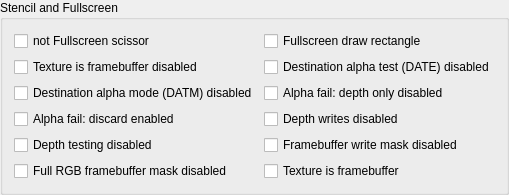
          <widget class="QGroupBox" name="stereoDebugStencil">
           <property name="title">
            <string>Stencil and Fullscreen</string>
           </property>
           <layout class="QGridLayout" name="stereoDebugStencilLayout">
            <item row="0" column="0">
             <widget class="QCheckBox" name="stereoRejectFullscreenScissor">
              <property name="text">
               <string>not Fullscreen scissor</string>
              </property>
              <property name="toolTip">
               <string>Select draws satisfying: not Fullscreen scissor. The chosen debug action applies when any checked condition matches.</string>
              </property>
             </widget>
            </item>
            <item row="0" column="1">
             <widget class="QCheckBox" name="stereoRejectFullscreenDraw">
              <property name="text">
               <string>Fullscreen draw rectangle</string>
              </property>
              <property name="toolTip">
               <string>Select draws satisfying: Fullscreen draw rectangle. The chosen debug action applies when any checked condition matches.</string>
              </property>
             </widget>
            </item>
            <item row="1" column="0">
             <widget class="QCheckBox" name="stereoStencilRequireTexIsFb">
              <property name="text">
               <string>Texture is framebuffer disabled</string>
              </property>
              <property name="toolTip">
               <string>Select draws satisfying: Texture is framebuffer disabled. The chosen debug action applies when any checked condition matches.</string>
              </property>
             </widget>
            </item>
            <item row="1" column="1">
             <widget class="QCheckBox" name="stereoStencilRequireDate">
              <property name="text">
               <string>Destination alpha test (DATE) disabled</string>
              </property>
              <property name="toolTip">
               <string>Select draws satisfying: Destination alpha test (DATE) disabled. The chosen debug action applies when any checked condition matches.</string>
              </property>
             </widget>
            </item>
            <item row="2" column="0">
             <widget class="QCheckBox" name="stereoStencilRequireDatm">
              <property name="text">
               <string>Destination alpha mode (DATM) disabled</string>
              </property>
              <property name="toolTip">
               <string>Select draws satisfying: Destination alpha mode (DATM) disabled. The chosen debug action applies when any checked condition matches.</string>
              </property>
             </widget>
            </item>
            <item row="2" column="1">
             <widget class="QCheckBox" name="stereoStencilRequireAfailZbOnly">
              <property name="text">
               <string>Alpha fail: depth only disabled</string>
              </property>
              <property name="toolTip">
               <string>Select draws satisfying: Alpha fail: depth only disabled. The chosen debug action applies when any checked condition matches.</string>
              </property>
             </widget>
            </item>
            <item row="3" column="0">
             <widget class="QCheckBox" name="stereoStencilRequireAfailNotKeep">
              <property name="text">
               <string>Alpha fail: discard enabled</string>
              </property>
              <property name="toolTip">
               <string>Select draws satisfying: Alpha fail: discard enabled. The chosen debug action applies when any checked condition matches.</string>
              </property>
             </widget>
            </item>
            <item row="3" column="1">
             <widget class="QCheckBox" name="stereoStencilRequireZWrite">
              <property name="text">
               <string>Depth writes disabled</string>
              </property>
              <property name="toolTip">
               <string>Select draws satisfying: Depth writes disabled. The chosen debug action applies when any checked condition matches.</string>
              </property>
             </widget>
            </item>
            <item row="4" column="0">
             <widget class="QCheckBox" name="stereoStencilRequireZTest">
              <property name="text">
               <string>Depth testing disabled</string>
              </property>
              <property name="toolTip">
               <string>Select draws satisfying: Depth testing disabled. The chosen debug action applies when any checked condition matches.</string>
              </property>
             </widget>
            </item>
            <item row="4" column="1">
             <widget class="QCheckBox" name="stereoStencilRequireFbMask">
              <property name="text">
               <string>Framebuffer write mask disabled</string>
              </property>
              <property name="toolTip">
               <string>Select draws satisfying: Framebuffer write mask disabled. The chosen debug action applies when any checked condition matches.</string>
              </property>
             </widget>
            </item>
            <item row="5" column="0">
             <widget class="QCheckBox" name="stereoStencilRequireFbMaskFull">
              <property name="text">
               <string>Full RGB framebuffer mask disabled</string>
              </property>
              <property name="toolTip">
               <string>Select draws satisfying: Full RGB framebuffer mask disabled. The chosen debug action applies when any checked condition matches.</string>
              </property>
             </widget>
            </item>
            <item row="5" column="1">
             <widget class="QCheckBox" name="stereoRejectTexIsFb">
              <property name="text">
               <string>Texture is framebuffer</string>
              </property>
              <property name="toolTip">
               <string>Select draws satisfying: Texture is framebuffer. The chosen debug action applies when any checked condition matches.</string>
              </property>
             </widget>
            </item>
           </layout>
          </widget>
